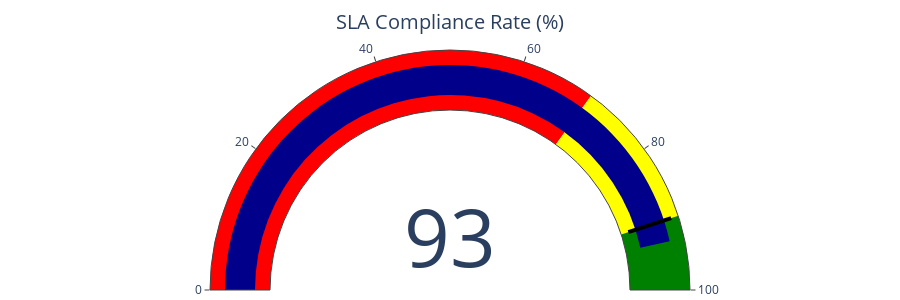

Source (notebook cell):
### Markdown cell above
## 5.4 Overall Delivery Performance (KPIs)

### Code cell
print("OVERALL DELIVERY PERFORMANCE")
print("-" * 50)

metrics = {}

metrics['Total Orders'] = len(df)

if 'sla_compliant' in df.columns:
    sla_rate = df['sla_compliant'].mean()
    metrics['SLA Compliance Rate'] = f"{sla_rate:.1%}"
    
if 'total_delivery_days' in df.columns:
    avg_delivery = df['total_delivery_days'].mean()
    metrics['Average Delivery Time'] = f"{avg_delivery:.1f} days"
    
if 'delay_days' in df.columns:
    avg_delay = df[df['delay_days'] > 0]['delay_days'].mean() if len(df[df['delay_days'] > 0]) > 0 else 0
    delayed_orders = df[df['delay_days'] > 0].shape[0]
    delayed_pct = delayed_orders / len(df) if len(df) > 0 else 0
    metrics['Average Delay (when delayed)'] = f"{avg_delay:.1f} days"
    metrics['Delayed Orders'] = f"{delayed_orders:,} ({delayed_pct:.1%})"
    
if 'freight_value' in df.columns:
    avg_freight = df['freight_value'].mean()
    metrics['Average Freight'] = f"R$ {avg_freight:.2f}"
    
if 'review_score' in df.columns:
    avg_review = df['review_score'].mean()
    metrics['Average Review Score'] = f"{avg_review:.2f}/5.0"

print("Key Performance Indicators:")
for metric, value in metrics.items():
    print(f"  {metric}: {value}")

fig = go.Figure(go.Indicator(
    mode = "gauge+number",
    value = sla_rate * 100,
    title = {"text": "SLA Compliance Rate (%)"},
    domain = {"x": [0, 1], "y": [0, 1]},
    gauge = {
        "axis": {"range": [0, 100]},
        "bar": {"color": "darkblue"},
        "steps": [
            {"range": [0, 70], "color": "red"},
            {"range": [70, 90], "color": "yellow"},
            {"range": [90, 100], "color": "green"}
        ],
        "threshold": {
            "line": {"color": "black", "width": 4},
            "thickness": 0.75,
            "value": 90
        }
    }
))

fig.update_layout(height=300, margin=dict(t=50, b=10, l=10, r=10))
fig.show()

fig.write_image("presentation/figures/sla_compliance_gauge.png")
print("Saved: presentation/figures/sla_compliance_gauge.png")

print("-" * 50)

### Figure 1 — Plotly figure (JSON) as saved in the notebook; plotly's stock layout.template omitted (floating-point values rounded to 4 significant figures)
{"data": [{"domain": {"x": [0, 1], "y": [0, 1]}, "gauge": {"axis": {"range": [0, 100]}, "bar": {"color": "darkblue"}, "steps": [{"color": "red", "range": [0, 70]}, {"color": "yellow", "range": [70, 90]}, {"color": "green", "range": [90, 100]}], "threshold": {"line": {"color": "black", "width": 4}, "thickness": 0.75, "value": 90}}, "mode": "gauge+number", "title": {"text": "SLA Compliance Rate (%)"}, "type": "indicator", "value": 93.04}], "layout": {"height": 300, "margin": {"b": 10, "l": 10, "r": 10, "t": 50}}}
